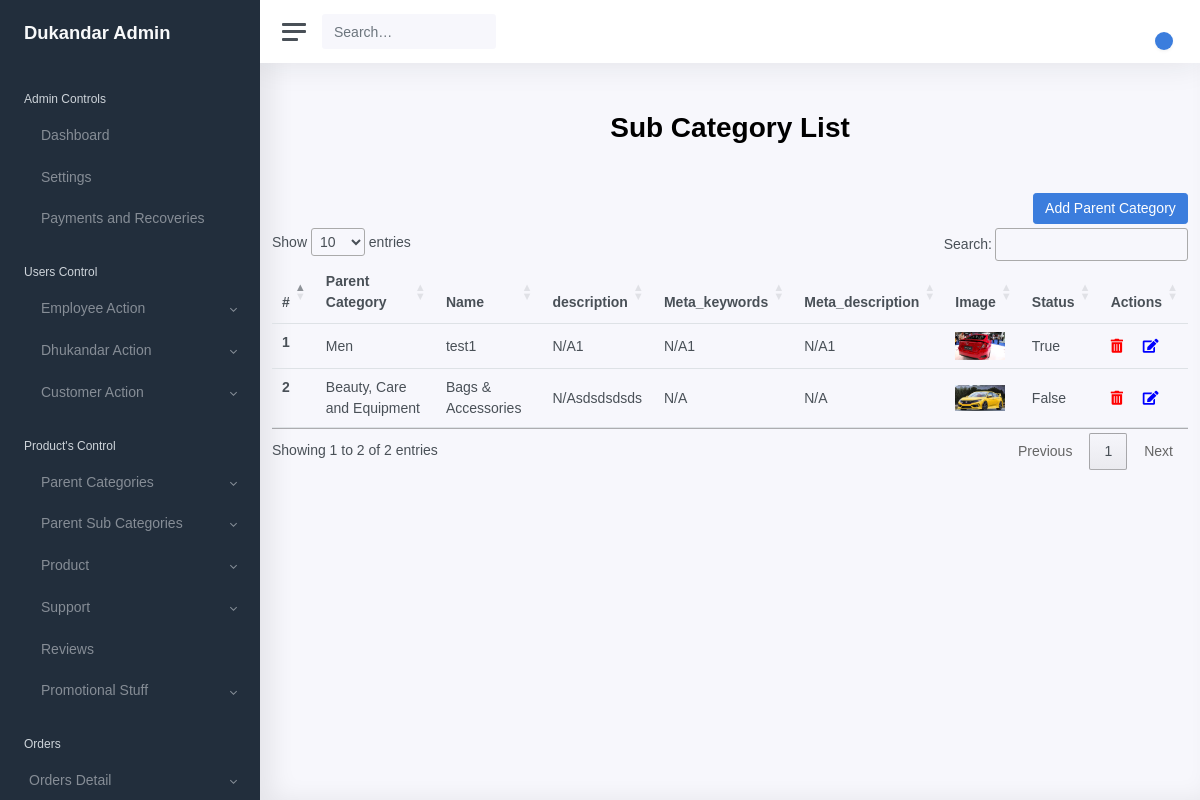
Page /parent/sub/category/lists on the earlier database version.
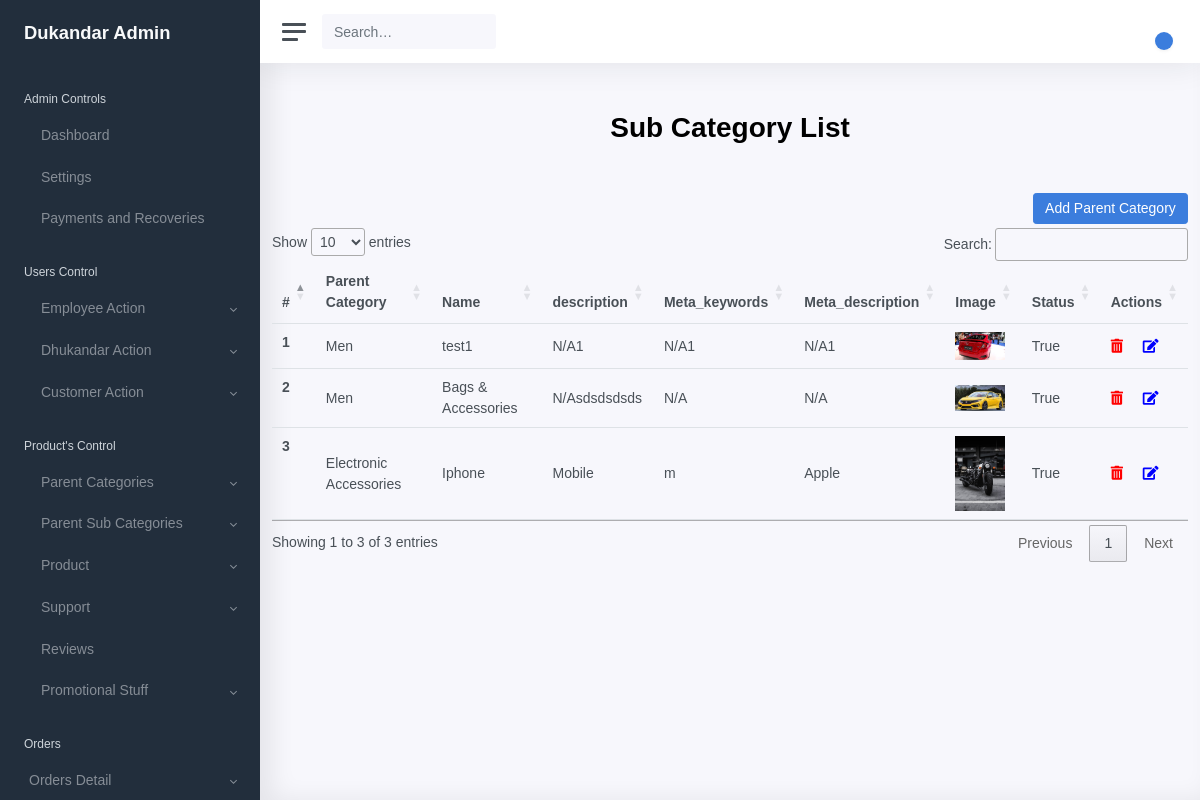
Same page on the later database version.
### shopkeeper/models/models.py (models this page shows, shortened)
class SubCategory(models.Model):
    parent = models.ForeignKey(ParentCategory,
                               on_delete=models.CASCADE,
                               null=True)
    name = models.CharField(max_length=100, null=False)
    description = models.TextField(null=True)
    meta_keywords = models.CharField(max_length=255, null=True)
    meta_description = models.CharField(max_length=255, null=True)
    image = models.ImageField(upload_to='product/category/sub')
    is_active = models.BooleanField(default=False)

class ParentCategory(models.Model):
    name = models.CharField(max_length=100, null=False)
    description = models.TextField(null=True)
    meta_keywords = models.CharField(max_length=255, null=True)
    meta_description = models.CharField(max_length=255, null=True)
    image = models.ImageField(upload_to='product/category/parent')
    category_for = models.CharField(choices=CATEGORY_FOR_CHOICES,
                                    max_length=7,
                                    default='RETAIL')
    is_active = models.BooleanField(default=False)

### shopkeeper/views.py (the view)
# urls.py: path('parent/sub/category/lists', sub_categoryList, name='parent_sub_category_list'),
def sub_categoryList(request):
    sub_category_list=SubCategory.objects.all()
    context={
        'sub_category_list':sub_category_list
    }
    return render(request, 'shopkeeper/sub/list.html', context)

### shopkeeper/templates/shopkeeper/sub/list.html (shortened to what this page needs)
{% extends 'shopkeeper/base/base.html' %}
{% load static %}
{% block content %}
<div class="container">
        <h1 class="text-center mt-5 mb-5 font-weight-bold">Sub Category List</h1>
        <div class="row">
          <div class="col-12">
            <a type="submit" href="{% url 'parent_sub_category_setup' %}" class="btn btn-primary float-right mb-1" name="employee">Add
                Parent Category</a>
              <table class="table" id="table_id">
                <thead class="thead-dark">
                <tr>
                    <th scope="col">#</th>
                    <th scope="col">Parent Category</th>
                    <th scope="col">Name</th>
                    <th scope="col">description</th>
                    <th scope="col">Meta_keywords</th>
                    <th scope="col">Meta_description</th>
                    <th scope="col">Image</th>
                     <th scope="col">Status</th>
                     <th scope="col">Actions</th>
                </tr>
                </thead>
                <tbody>
                {% for sub in sub_category_list %}
                    <tr>
                        <th scope="row">{{ forloop.counter }}</th>
                        <td>{{ sub.parent.name }}</td>
                        <td>{{ sub.name }}</td>
                        <td>{{ sub.description }}</td>
                        <td>{{ sub.meta_keywords }}</td>
                        <td>{{ sub.meta_description }}</td>
                        <td>{% if sub.image %}
                            <img src="{{ sub.image.url }}" alt="{{ sub.name }}" width="50">
                            {% else %}
                            {{ sub.image }}
                            {% endif %}
                        </td>
                     <td>{{ sub.is_active }}</td>
                    <td>
                        <a href="{% url 'parent_sub_category_delete' sub.id %}" class="mr-3" data-toggle="tooltip" title="Hooray!"> <i class="fas fa-trash-alt"  style="color:red;"></i></a>
                        <a href="{% url 'parent_sub_category_update'  sub.id %}">  <i class="fas fa-edit" style="color:blue;"></i></a>
                    </td>
                    </tr>
                {% endfor %}
                </tbody>
            </table>
          </div>
        </div>
      </div>
{% endblock %}

Differences in the rows shown:
changed SubCategory "Bags & Accessories": parent.name "Beauty, Care and Equipment" → "Men"; is_active "False" → "True"
added SubCategory: parent.name "Electronic Accessories", name "Iphone", description "Mobile", meta_keywords "m", meta_description "Apple", image (picture), is_active "True"
Other differences:
text written by a page script: "Show entries Search: Showing 1 to 2 of 2 entries Previous 1 Next" → "Show entries Search: Showing 1 to 3 of 3 entries Previous 1 Next"
